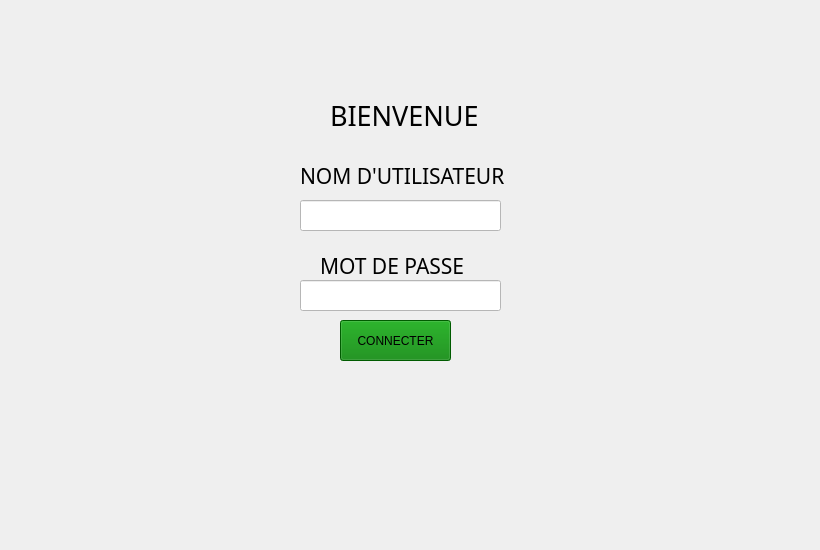
    <widget class="QWidget" name="page">
     <widget class="QLabel" name="bg">
      <property name="geometry">
       <rect>
        <x>0</x>
        <y>0</y>
        <width>811</width>
        <height>541</height>
       </rect>
      </property>
      <property name="text">
       <string/>
      </property>
      <property name="pixmap">
       <pixmap resource="resources.qrc">:/icon/Ressources/log.jpg</pixmap>
      </property>
     </widget>
     <widget class="QLabel" name="label">
      <property name="geometry">
       <rect>
        <x>330</x>
        <y>100</y>
        <width>161</width>
        <height>31</height>
       </rect>
      </property>
      <property name="font">
       <font>
        <family>Myanmar Text</family>
        <pointsize>20</pointsize>
        <weight>50</weight>
        <bold>false</bold>
       </font>
      </property>
      <property name="text">
       <string>BIENVENUE</string>
      </property>
     </widget>
     <widget class="QLabel" name="label_3">
      <property name="geometry">
       <rect>
        <x>300</x>
        <y>160</y>
        <width>211</width>
        <height>31</height>
       </rect>
      </property>
      <property name="font">
       <font>
        <family>Myanmar Text</family>
        <pointsize>16</pointsize>
        <weight>50</weight>
        <bold>false</bold>
       </font>
      </property>
      <property name="text">
       <string>NOM D'UTILISATEUR</string>
      </property>
     </widget>
     <widget class="QLabel" name="label_2">
      <property name="geometry">
       <rect>
        <x>320</x>
        <y>250</y>
        <width>161</width>
        <height>31</height>
       </rect>
      </property>
      <property name="font">
       <font>
        <family>Myanmar Text</family>
        <pointsize>16</pointsize>
        <weight>50</weight>
        <bold>false</bold>
       </font>
      </property>
      <property name="text">
       <string>MOT DE PASSE</string>
      </property>
     </widget>
     <widget class="QLineEdit" name="lineEdit">
      <property name="geometry">
       <rect>
        <x>300</x>
        <y>200</y>
        <width>201</width>
        <height>31</height>
       </rect>
      </property>
      <property name="autoFillBackground">
       <bool>false</bool>
      </property>
      <property name="styleSheet">
       <string notr="true">background-color:white;border-color:black;</string>
      </property>
     </widget>
     <widget class="QLineEdit" name="lineEdit_2">
      <property name="geometry">
       <rect>
        <x>300</x>
        <y>280</y>
        <width>201</width>
        <height>31</height>
       </rect>
      </property>
      <property name="autoFillBackground">
       <bool>false</bool>
      </property>
      <property name="styleSheet">
       <string notr="true">background-color:white;border-color:white;</string>
      </property>
     </widget>
     <widget class="QPushButton" name="pushButton_18">
      <property name="geometry">
       <rect>
        <x>340</x>
        <y>320</y>
        <width>111</width>
        <height>41</height>
       </rect>
      </property>
      <property name="autoFillBackground">
       <bool>false</bool>
      </property>
      <property name="styleSheet">
       <string notr="true">background-color:green;</string>
      </property>
      <property name="text">
       <string>CONNECTER</string>
      </property>
      <property name="autoDefault">
       <bool>false</bool>
      </property>
      <property name="default">
       <bool>false</bool>
      </property>
      <property name="flat">
       <bool>false</bool>
      </property>
     </widget>
    </widget>
